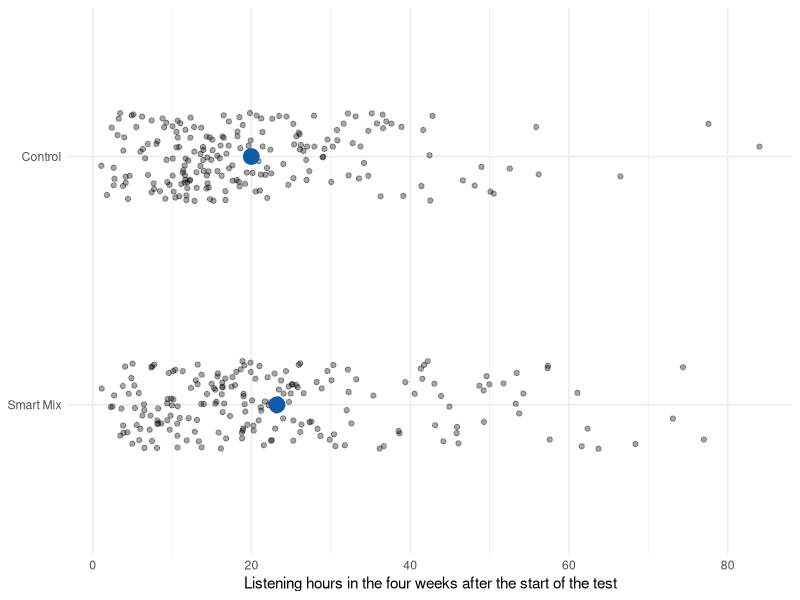
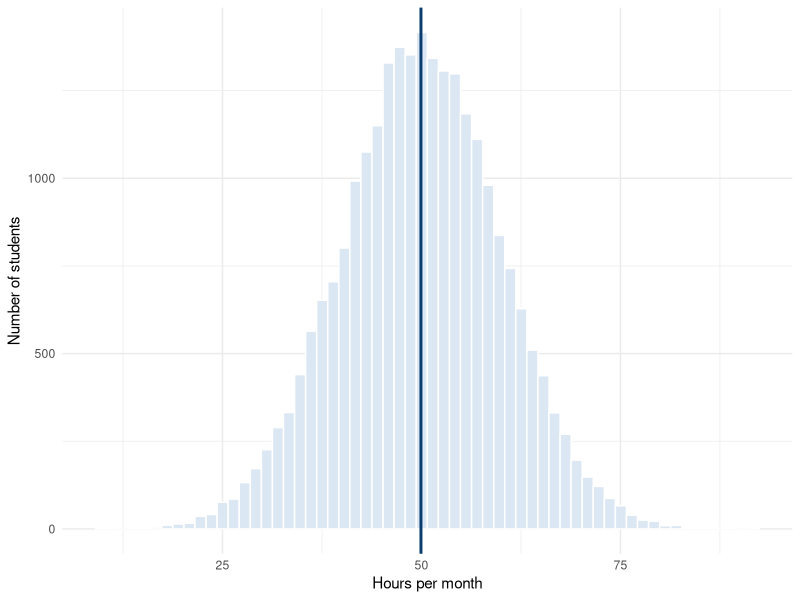
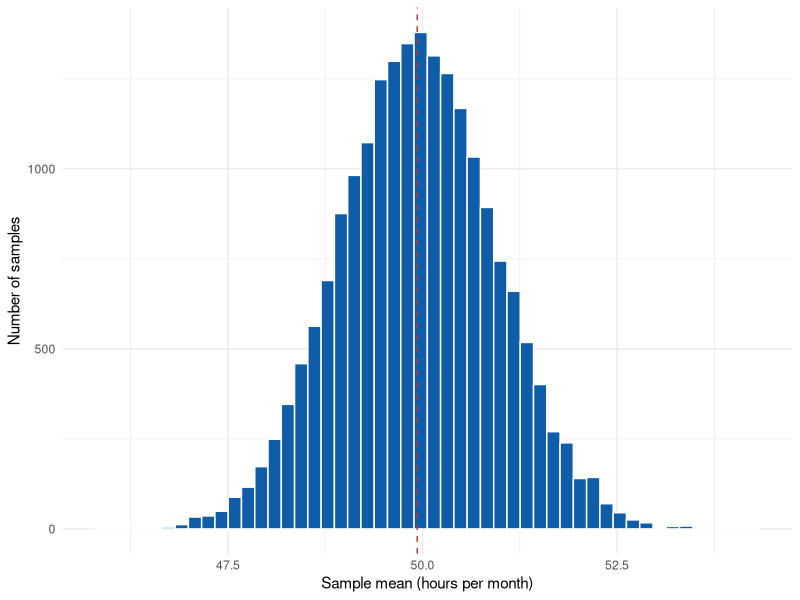
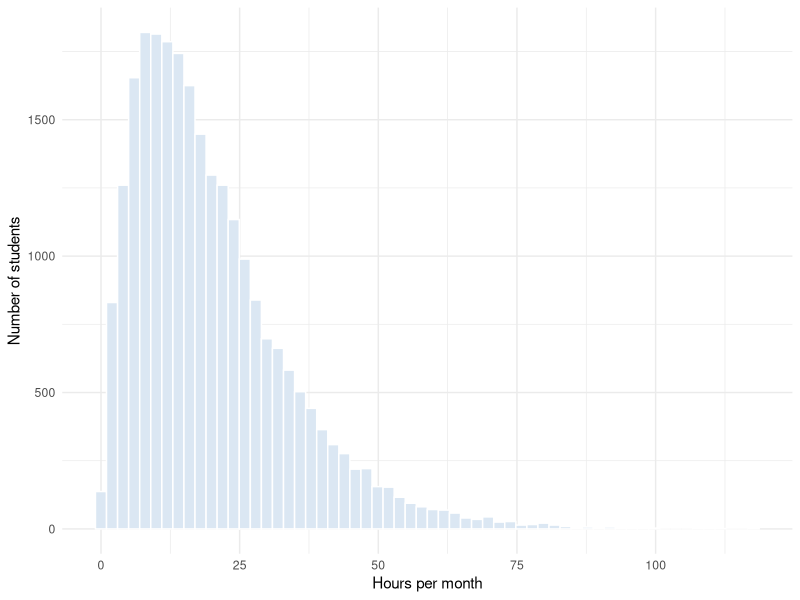
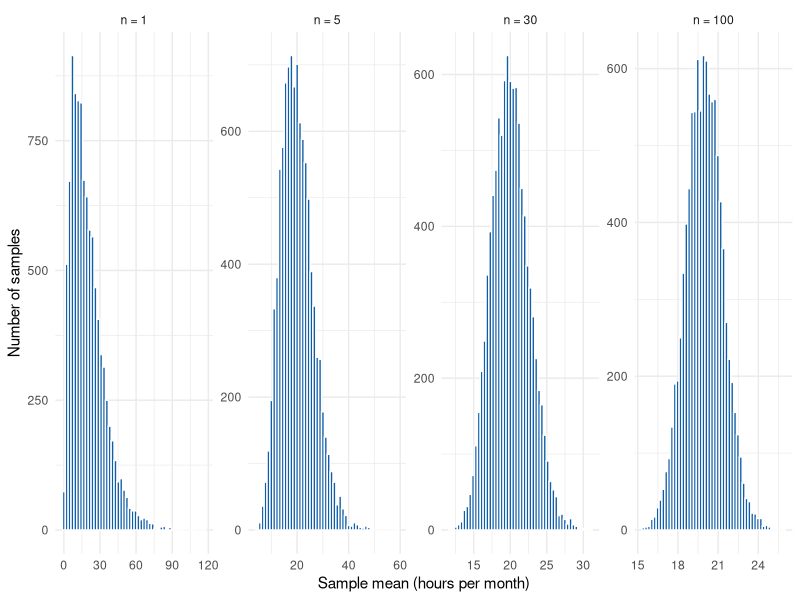

The R script that drew these images, in order:
# ======================================================================
# Marketing Analytics — Chapter 3: Uncertainty
# Companion code to Chapter 3 of the course book. The chapter explains
# every step in detail; this script collects the code in one place.
# ======================================================================

# ----------------------------------------------------------------------
# 0. Setup
# ----------------------------------------------------------------------

library(tidyverse)
options(scipen = 999)

# ======================================================================
# 3.1 Motivation: an A/B test at a streaming service
# ======================================================================

# Simulated A/B test: 400 randomly selected users, randomly split into
# two groups of 200. The treatment group sees the new "Smart Mix" feature.
# Outcome: listening hours in the four weeks after the start of the test.
set.seed(31)
ab_test <- tibble(
  group = factor(rep(c("Control", "Smart Mix"), each = 200), levels = c("Smart Mix", "Control")),
  hours = c(rgamma(200, shape = 2, scale = 10), rgamma(200, shape = 2, scale = 11.5))
)

# Group means: Smart Mix users listened about 3 hours more
ab_test |>
  group_by(group) |>
  summarise(n = n(), mean_hours = mean(hours), sd_hours = sd(hours))

ggplot(ab_test, aes(x = group, y = hours)) +
  geom_jitter(width = 0.18, height = 0, alpha = 0.35) +
  stat_summary(fun = mean, geom = "point", color = "#0f5da8", size = 5) +
  coord_flip() +
  labs(x = NULL, y = "Listening hours in the four weeks after the start of the test") +
  theme_minimal()

# Real effect or noise? The t-test output is explained in Chapters 3 and 4
t.test(hours ~ group, data = ab_test)


# ======================================================================
# 3.3 Sampling variation
# ======================================================================

# A simulated population: monthly listening time (hours) of all
# 25,000 WU students. Because we simulate it, we know the true values.
set.seed(321)
population <- rnorm(25000, mean = 50, sd = 10)

mean(population)   # population mean (mu)
sd(population)     # population standard deviation (sigma)

ggplot(tibble(hours = population), aes(hours)) +
  geom_histogram(bins = 60, fill = "#dbe7f3", color = "white") +
  geom_vline(xintercept = mean(population), color = "#0a3d6e", linewidth = 1) +
  labs(x = "Hours per month", y = "Number of students") +
  theme_minimal()

# One random sample of 100 students ...
set.seed(6789)
sample_1 <- sample(population, size = 100)
mean(sample_1)

# ... and another one: a different mean (sampling variation)
sample_2 <- sample(population, size = 100)
mean(sample_2)

# The sampling distribution: the means of many samples
set.seed(12345)
sample_means <- replicate(20000, mean(sample(population, size = 100)))

mean(sample_means)   # close to the population mean
sd(sample_means)     # the standard error

ggplot(tibble(mean = sample_means), aes(mean)) +
  geom_histogram(bins = 50, fill = "#0f5da8", color = "white") +
  geom_vline(xintercept = mean(population), color = "#b03a2e", linetype = "dashed") +
  labs(x = "Sample mean (hours per month)", y = "Number of samples") +
  theme_minimal()


# ======================================================================
# 3.4 The standard error
# ======================================================================

# Standard error from the formula: sigma / sqrt(n)
sd(population) / sqrt(100)

# The square-root law: 4x the sample size, half the standard error
tibble(n = c(25, 100, 400, 1600)) |>
  mutate(se = sd(population) / sqrt(n))

# In practice we do not know sigma -> estimate it with the sample SD
sd(sample_1) / sqrt(length(sample_1))


# ======================================================================
# 3.5 The central limit theorem
# ======================================================================

# A right-skewed population (most students listen a moderate amount,
# a few listen a lot)
set.seed(321)
population_skewed <- rgamma(25000, shape = 2, scale = 10)

ggplot(tibble(hours = population_skewed), aes(hours)) +
  geom_histogram(bins = 60, fill = "#dbe7f3", color = "white") +
  labs(x = "Hours per month", y = "Number of students") +
  theme_minimal()

# Sample means for different sample sizes: the larger n, the more
# normal (and the narrower) the distribution of the sample means
set.seed(12345)
clt <- map_dfr(c(1, 5, 30, 100), function(size) {
  tibble(n    = paste("n =", size),
         mean = replicate(10000, mean(sample(population_skewed, size = size))))
}) |>
  mutate(n = fct_inorder(n))

ggplot(clt, aes(mean)) +
  geom_histogram(bins = 50, fill = "#0f5da8", color = "white") +
  facet_wrap(~ n, nrow = 1, scales = "free") +
  labs(x = "Sample mean (hours per month)", y = "Number of samples") +
  theme_minimal()


# ======================================================================
# 3.6 Confidence intervals
# ======================================================================

# Critical values
qnorm(0.975)           # normal distribution: 1.96
qt(0.975, df = 99)     # t-distribution with n = 100: 1.98
qt(0.975, df = 9)      # t-distribution with n = 10: 2.26

# How often does a 95% confidence interval contain the true mean?
# (100 samples, 100 intervals)
set.seed(12345)
intervals <- map_dfr(1:100, function(i) {
  x  <- sample(population, size = 100)
  se <- sd(x) / sqrt(100)
  tibble(sample = i,
         lower  = mean(x) - qt(0.975, 99) * se,
         upper  = mean(x) + qt(0.975, 99) * se)
}) |>
  mutate(contains_mu = lower <= mean(population) & upper >= mean(population))

count(intervals, contains_mu)   # about 95 of 100


# ======================================================================
# 3.8 Uncertainty in R: working with one sample
# ======================================================================

# A random sample of 100 students from the (unknown) skewed population
set.seed(6789)
listening <- tibble(hours = sample(population_skewed, size = 100))

# --- Confidence interval for a mean, step by step -----------------------
n    <- nrow(listening)
xbar <- mean(listening$hours)
se   <- sd(listening$hours) / sqrt(n)     # standard error of the mean
crit <- qt(0.975, df = n - 1)             # critical value (95%)

c(mean = xbar, se = se, lower = xbar - crit * se, upper = xbar + crit * se)

# --- The same in one line --------------------------------------------------
t.test(listening$hours)$conf.int

# --- Back to the A/B test: confidence intervals per group ----------------
ab_test |>
  group_by(group) |>
  summarise(
    n     = n(),
    mean  = mean(hours),
    se    = sd(hours) / sqrt(n),
    lower = mean - qt(0.975, n - 1) * se,
    upper = mean + qt(0.975, n - 1) * se
  )

# The confidence interval for the DIFFERENCE between the groups
# (computed by t.test(); explained in Chapter 4)
t.test(hours ~ group, data = ab_test)$conf.int

# --- Confidence interval for a share ----------------------------------------
# Share of students who listen more than 30 hours per month
p_hat <- mean(listening$hours > 30)
se_p  <- sqrt(p_hat * (1 - p_hat) / n)
c(share = p_hat, lower = p_hat - 1.96 * se_p, upper = p_hat + 1.96 * se_p)

prop.test(x = sum(listening$hours > 30), n = n)$conf.int

# --- The margin of error of a poll -----------------------------------------
# 1,000 respondents, share of about 50%
qnorm(0.975) * sqrt(0.5 * 0.5 / 1000)     # 0.031 = 3.1 percentage points
